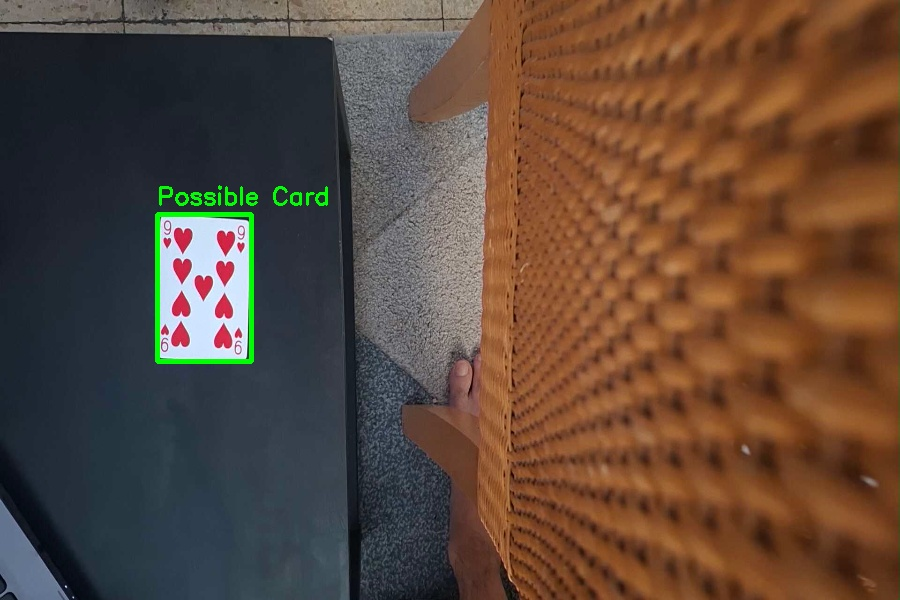
#> input picture data/captures/cards_20260520_170045.jpg, 900 x 600 px, given in place of video, which was not available
$ python phone_camera_test.py
#> lines starting #> are read from the running program, lines starting #| are printed output that depends on the picture; after the words box and inside, x2 and y2 are one past the last pixel; in counts of white or black regions, pixels touching at a corner belong together; pictures that were not available may be replaced by others from this repository, and a replacement may not be noted
import cv2
import os
from datetime import datetime

PHONE_CAMERA_URL = "http://192.168.1.207:8080/video"

cap = cv2.VideoCapture(PHONE_CAMERA_URL)

if not cap.isOpened():
    print("Could not open phone camera.")
    exit()

os.makedirs("data/cards", exist_ok=True)

print("Camera started.")
print("Press c = capture card")
print("Press q or ESC = quit")
print("You can also close the window with X")

while True:
    ret, frame = cap.read()
#> frame is the input picture: shape (600, 900, 3); mean B, G, R 58.8, 72.4, 93.5

    if not ret or frame is None:
        print("Could not read frame.")
        break

    frame = cv2.resize(frame, (900, 600))

    gray = cv2.cvtColor(frame, cv2.COLOR_BGR2GRAY)
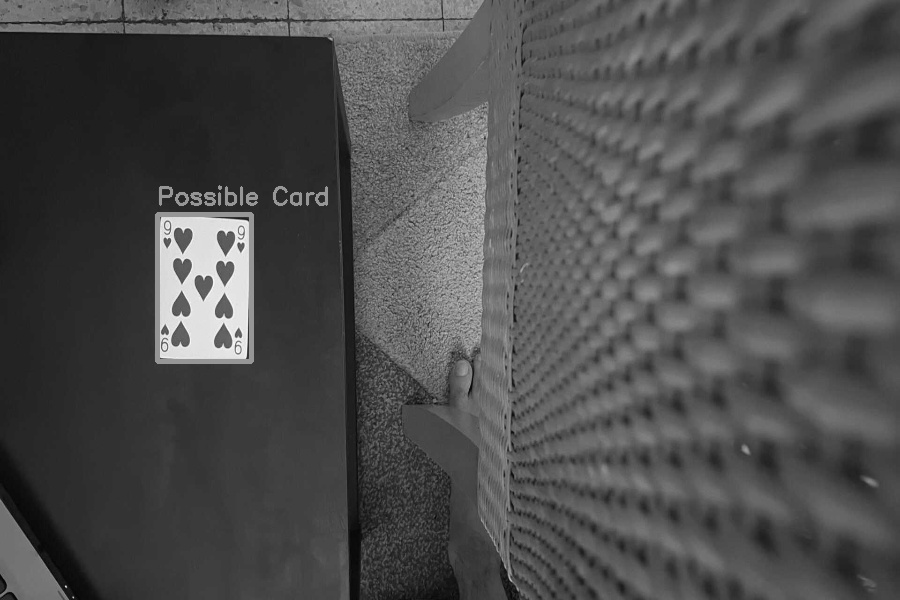
#> gray: shape (600, 900); min 3, max 252, mean 77.1
    blur = cv2.GaussianBlur(gray, (5, 5), 0)
    edges = cv2.Canny(blur, 50, 150)
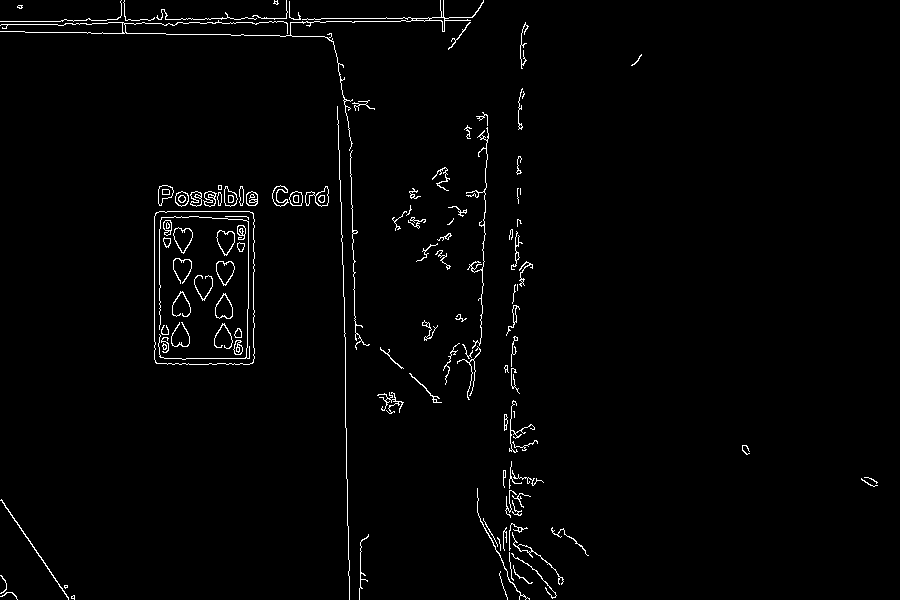
#> edges: shape (600, 900); 1.8% white in thin lines or dots

    contours, _ = cv2.findContours(
        edges,
        cv2.RETR_EXTERNAL,
        cv2.CHAIN_APPROX_SIMPLE
    )
#> contours = 93 contours, 61 with area under 20; largest, box (x1, y1, x2, y2) and area: (154, 211, 255, 365) 15115, (305, 186, 329, 207) 240, (0, 0, 484, 151) 198, (158, 185, 174, 206) 192, (224, 186, 238, 207) 176

    biggest_box = None
    biggest_area = 0

    for contour in contours:
        area = cv2.contourArea(contour)

        if area > 5000:
            x, y, w, h = cv2.boundingRect(contour)

            if area > biggest_area:
                biggest_area = area
                biggest_box = (x, y, w, h)
#> this loop made 93 passes
#> (area, x, y, w, h, biggest_area) on pass 55: (15115, 154, 211, 101, 154, 15115)
#> area on passes 7, 11, 12, 14, 17, 20: 26, 96.5, 21.5, 21.5, 66.5, 35.5
#> after the loop, biggest_area = 15115

    if biggest_box is not None:
        x, y, w, h = biggest_box

        cv2.rectangle(frame, (x, y), (x + w, y + h), (0, 255, 0), 3)
        cv2.putText(
            frame,
            "Possible Card",
            (x, y - 10),
            cv2.FONT_HERSHEY_SIMPLEX,
            0.8,
            (0, 255, 0),
            2
        )
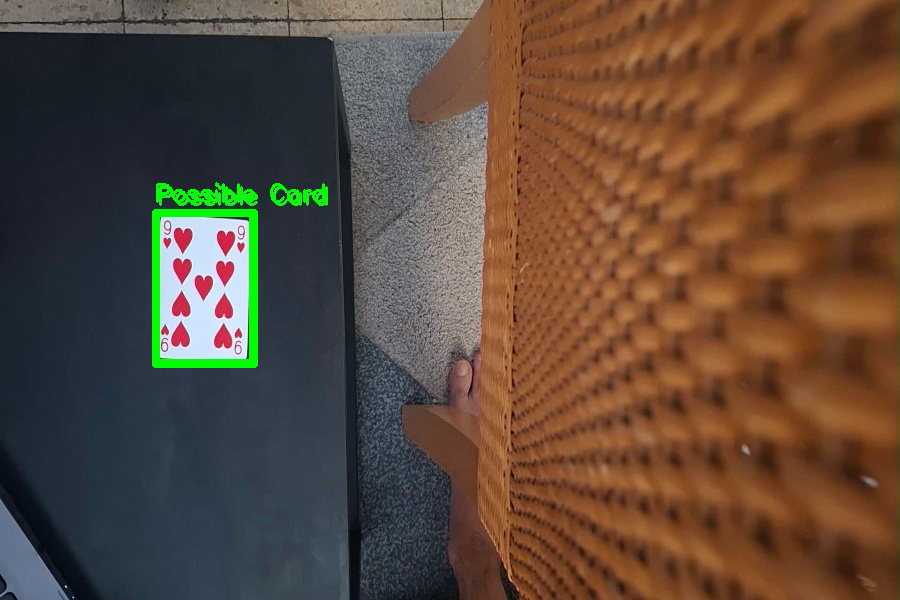
#> frame: shape (600, 900, 3); mean B, G, R 58.5, 73.4, 93.3

    cv2.imshow("BlackJack Vision", frame)

    # מאפשר לסגור עם X
    if cv2.getWindowProperty("BlackJack Vision", cv2.WND_PROP_VISIBLE) < 1:
        break

    key = cv2.waitKey(30) & 0xFF
#> (key q is pressed here)

    if key == ord("c"):
        if biggest_box is not None:
            x, y, w, h = biggest_box
            card = frame[y:y+h, x:x+w]

            filename = datetime.now().strftime(
                "data/cards/card_%Y%m%d_%H%M%S.jpg"
            )

            cv2.imwrite(filename, card)
            print(f"Saved card: {filename}")
        else:
            print("No card detected.")

    elif key == ord("q") or key == 27:
        print("Closing...")
        break

cap.release()
cv2.destroyAllWindows()
print("Done.")
